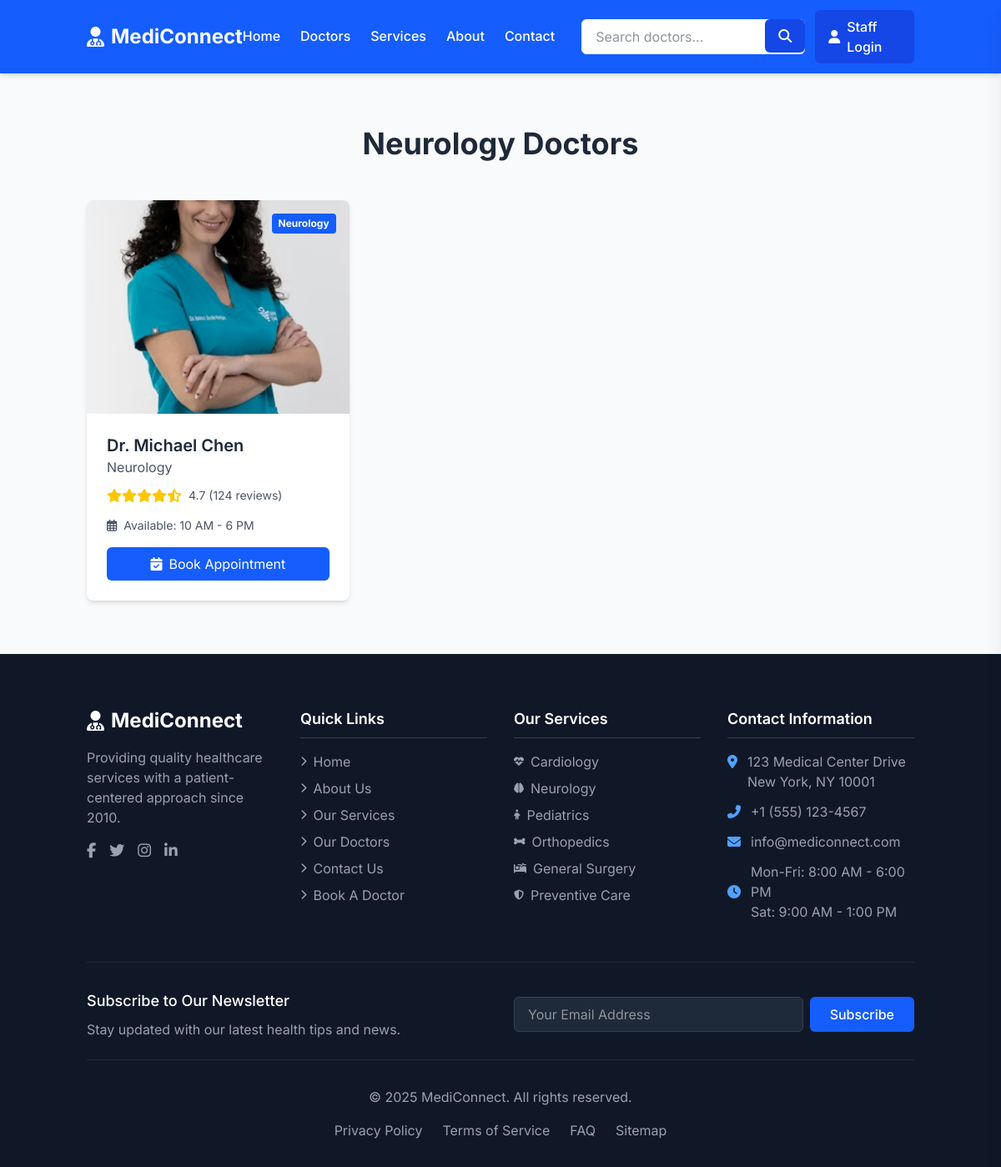
Page /departmental_doctors/3 on the committed database.
### models/models.py (models this page shows, shortened)
class Department(db.Model):
    id = db.Column(db.Integer, primary_key=True)
    name = db.Column(db.String(100), nullable=False)
    image_url = db.Column(db.String(100), nullable=True)  # Optional image URL for department
    doctors = db.relationship('Doctor', backref='department', lazy=True)

class Doctor(db.Model):
    id = db.Column(db.Integer, primary_key=True)
    name = db.Column(db.String(100), nullable=False)
    department_id = db.Column(db.Integer, db.ForeignKey('department.id'), nullable=False)  # Foreign key to Department
    image_url = db.Column(db.String(300), nullable=False)
    rating = db.Column(db.String(300), nullable=False)  # Doctor's rating
    work_hours = db.Column(db.String(300), nullable=False)  # Working hours of the doctor
    appointments = db.relationship('Appointment', backref='doctor', lazy=True)

### app.py (the view)
@app.route('/departmental_doctors/<int:department_id>' , methods=['GET'])
def departmental_doctors(department_id):
    department = Department.query.get(department_id)
    doctors = Doctor.query.filter_by(department_id=department_id).all()
    return render_template('categorized_doctors.html', doctors=doctors, department=department)

### templates/categorized_doctors.html (shortened to what this page needs)
{% extends "base.html" %}
{% block content %}
<section class="doctors-section py-16 bg-gray-50">
    <div class="container mx-auto px-4">
        <div class="text-center mb-12">
            <h2 class="text-3xl md:text-4xl font-bold text-gray-800 mb-4">
                {{ department.name }} Doctors
            </h2>
        </div>
        {% if doctors|length == 0 %}
        <p class="text-gray-600 text-lg">No doctors are available in this department at the moment!</p>
        {% else %}
        <div class="grid grid-cols-1 sm:grid-cols-2 lg:grid-cols-3 xl:grid-cols-4 gap-6">
            {% for doctor in doctors %}
            <div
                class="bg-white rounded-lg shadow-md overflow-hidden transition-transform hover:shadow-lg hover:-translate-y-1">
                <div class="relative">
                    <img src="{{ url_for('static', filename='uploads/'+doctor.image_url) }}" alt="Dr. Sarah Johnson"
                        class="w-full h-64 object-cover object-center">
                    <div class="absolute top-4 right-4 bg-blue-600 text-white text-xs font-bold px-2 py-1 rounded">
                        {{ doctor.department.name }}</div>
                </div>
                <div class="p-6">
                    <h3 class="text-xl font-semibold text-gray-800">{{ doctor.name }}</h3>
                    <p class="text-gray-600 mb-3">{{ doctor.department.name }}</p>
                    <div class="flex items-center mb-4">
                        <div class="flex text-yellow-400">
                            <i class="fas fa-star"></i>
                            <i class="fas fa-star"></i>
                            <i class="fas fa-star"></i>
                            <i class="fas fa-star"></i>
                            <i class="fas fa-star-half-alt"></i>
                        </div>
                        <span class="text-gray-600 text-sm ml-2">{{ doctor.rating }} (124 reviews)</span>
                    </div>
                    <div class="flex items-center text-sm text-gray-600 mb-4">
                        <i class="far fa-calendar-alt mr-2"></i>
                        <span>Available: {{ doctor.work_hours }}</span>
                    </div>
                    <a href="{{ url_for('book_appointment', doctor_id=doctor.id) }}"
                        class="w-full bg-blue-600 text-white py-2 rounded-md hover:bg-blue-700 transition flex items-center justify-center gap-2">
                        <i class="fas fa-calendar-check"></i> Book Appointment
                    </a>
                </div>
            </div>
            {% endfor %}
        </div>
        {% endif %}
    </div>
</section>
{% endblock %}

### rows in the picture
Department: name "Neurology"
Doctor: image_url (picture), department.name "Neurology", name "Dr. Michael Chen", rating "4.7", work_hours "10 AM - 6 PM"
